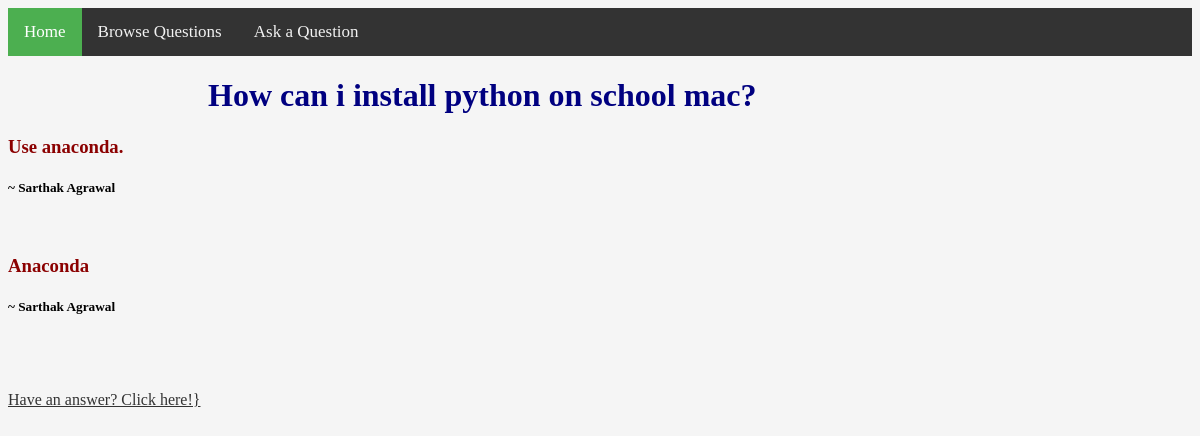
The app's page /q/4/ with its own data.
### questions/models.py (models this page shows)
class Question(models.Model):
    id = models.AutoField(primary_key=True)
    question = models.CharField(max_length=question_max)

class Answer(models.Model):
    id = models.AutoField(primary_key=True)
    first_name = models.CharField(max_length=20)
    last_name = models.CharField(max_length=20)
    answer = models.CharField(max_length=answer_max)
    question = models.ForeignKey(Question, on_delete=models.CASCADE)

### questions/views.py (the view)
# urls.py: path('q/<id>/', views.question_detail, name='question_detail'),
def question_detail(request, id):
    question = get_object_or_404(Question, id=id)
    answers = Answer.objects.all().filter(question=question)
    return render(request, 'question_detail.html', {'question': question, 'answers': answers})

### questions/templates/question_detail.html
{% extends "base.html" %}
{% block content %}
<h1>{{ question.question }}</h1>
{%if answers %}
    {% for answer in answers %}
        <h3>{{ answer.answer }}</h3>
        <h5>            ~ {{ answer.first_name }} {{ answer.last_name }}</h5>
        <br>
    {% endfor %}
{% else %}
    <h2>There are no answers right now!</h2>
{% endif %}
<br>
<br>
 <a href="{% url 'new_answer' question.id %}">Have an answer? Click here!}</a>
{% endblock %}

### questions/static/css/style.css (style rules this page uses)
body { background-color: whitesmoke; }
h1 { color: navy; margin-left: 200px; }
h3 { color: darkred; text-align: -moz-center; }
a { color: #333333; text-align: -moz-center; }

### records on screen
Question: question "How can i install python on school mac?"
Answer: answer "Use anaconda.", first_name "Sarthak", last_name "Agrawal"
Answer: answer "Anaconda", first_name "Sarthak", last_name "Agrawal"
